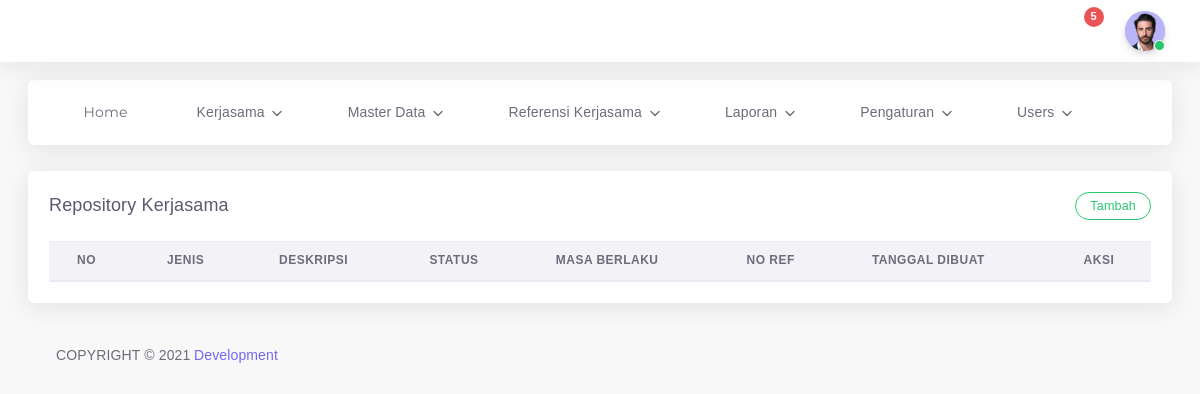
The page /admin/kerjasama.php (signed in) on the database as committed earlier.
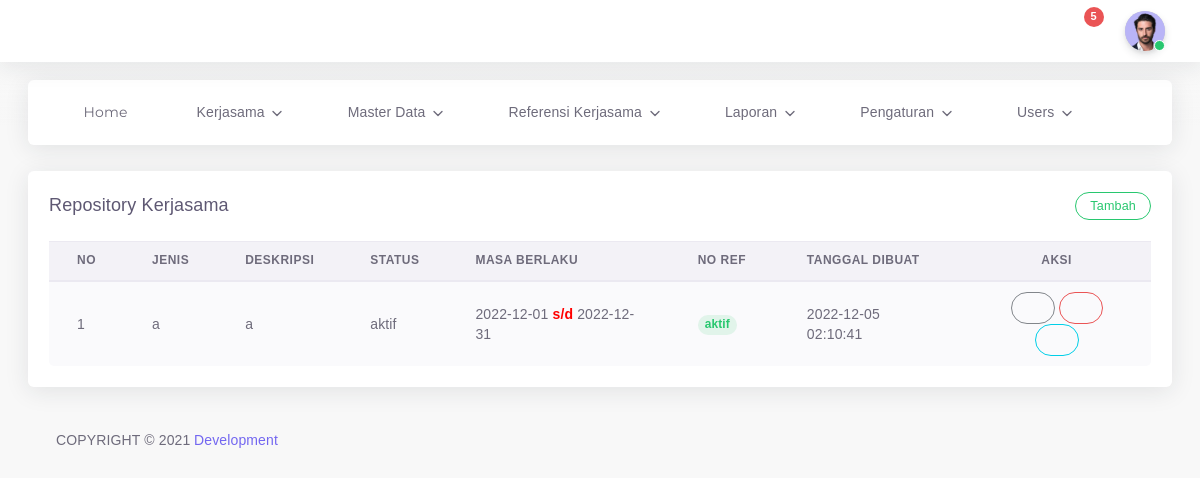
The same page on the database as committed later.
### tables this page shows
CREATE TABLE `kerjasama` (
  `id_kerjasama` int(11) NOT NULL,
  `id_jenis_dok` int(11) NOT NULL,
  `judul_kerjasama` varchar(255) NOT NULL,
  `deskripsi_kerjasama` text NOT NULL,
  `id_file` int(11) DEFAULT NULL,
  `status_kerjasama` enum('aktif','nonaktif') NOT NULL,
  `tanggal_awal` date NOT NULL,
  `tanggal_akhir` date NOT NULL,
  `no_ref_kerjasama` varchar(255) NOT NULL,
  `date_created` timestamp NULL DEFAULT current_timestamp(),
  `date_updated` timestamp NULL DEFAULT NULL ON UPDATE current_timestamp()
);

### admin/kerjasama.php (the view, shortened to what this page needs)
<?php
include "header.php";
?>
<div class="app-content content ">
  <div class="content-wrapper container-xxl p-0">
    <div class="row match-height">
      <div class="col-lg-12">
        <div class="card">
          <div class="card-header">
            <h4 class="card-title">Repository Kerjasama</h4>
            <a href="kerjasama_form_add.php" type="button" class="btn btn-outline-success round btn-sm">Tambah</a>
          </div>
          <div class="card-body table-responsive">
            <table id="dataTables" class="table table-striped">
              <thead>
                <tr>
                  <th>No</th>
                  <th>Jenis</th>
                  <th>Deskripsi</th>
                  <th>Status</th>
                  <th>Masa Berlaku</th>
                  <th>No Ref</th>
                  <th>Tanggal Dibuat</th>
                  <th style="text-align:center;">Aksi</th>
                </tr>
              </thead>
              <tbody>
                <?php
											include "config.php";
											$no = 1;
											$data = mysqli_query($kon, "SELECT * FROM kerjasama ORDER BY id_kerjasama ASC");
											while($hasil = mysqli_fetch_array($data)){
											?>
                <tr>
                  <td>
                    <?php echo $no++; ?>
                  </td>
                  <td><?php echo $hasil ['judul_kerjasama'];?></td>
                  <td><?php echo $hasil ['deskripsi_kerjasama'];?></td>
                  <td><?php echo $hasil ['status_kerjasama'];?></td>
                  <td><?php echo $hasil ['tanggal_awal'];?> <strong style="color:red ;">s/d</strong>
                    <?php echo $hasil ['tanggal_akhir'];?>
                  </td>
                  <td><span
                      class="badge badge-pill badge-light-success mr-1 lg"><?php echo $hasil ['status_kerjasama'];?></span>
                  </td>
                  <td><?php echo $hasil ['date_created'];?></td>
                  <td style="text-align:center ;">
                    <a href="#" type="button" class="open_modal btn btn-outline-secondary round btn-sm"
                      data-toggle="modal" data-target="#edit<?php echo $hasil['id_jenis_dok']; ?>"
                      data-bs-toggle="tooltip" data-bs-placement="top" title="Lihat"><i data-feather="eye"></i></a>
                    <a href="#" type="button" class="open_modal btn btn-outline-danger round btn-sm" data-toggle="modal"
                      data-target="#edit<?php echo $hasil['id_jenis_dok']; ?>" data-bs-toggle="tooltip"
                      data-bs-placement="top" title="Hapus"><i data-feather="trash"></i></a>
                    <a href="#" type="button" class="open_modal btn btn-outline-info round btn-sm" data-toggle="modal"
                      data-target="#deleteEmployeeModal<?php echo $hasil['id_jenis_dok']; ?>" data-bs-toggle="tooltip"
                      data-bs-placement="top" title="Edit"><i data-feather="edit"></i></a>
                  </td>
                </tr>
                <?php
									}
									?>
              </tbody>
            </table>
          </div>
        </div>
      </div>
    </div>
  </div>
  <div class="drag-target"></div>
  <?php include "footer.php";?>
  </body>
  </html>

### admin/header.php (shortened to what this page needs)
<!DOCTYPE html>
<html class="loading" lang="en" data-textdirection="ltr">
  <head>
    <link rel="stylesheet" type="text/css" href="../vendor/app-assets/css/pages/page-auth.css">
    <link rel="stylesheet" type="text/css" href="../vendor/app-assets/css/plugins/forms/form-validation.css">
    <link rel="stylesheet" type="text/css" href="../vendor/app-assets/vendors/css/vendors.min.css">
    <link rel="stylesheet" type="text/css" href="../vendor/app-assets/vendors/css/charts/apexcharts.css">
    <link rel="stylesheet" type="text/css" href="../vendor/app-assets/css/bootstrap.css">
    <link rel="stylesheet" type="text/css" href="../vendor/app-assets/css/bootstrap-extended.css">
    <link rel="stylesheet" type="text/css" href="../vendor/app-assets/css/colors.css">
    <link rel="stylesheet" type="text/css" href="../vendor/app-assets/css/components.css">
    <link rel="stylesheet" type="text/css" href="../vendor/app-assets/css/themes/dark-layout.css">
    <link rel="stylesheet" type="text/css" href="../vendor/app-assets/css/themes/bordered-layout.css">
    <link rel="stylesheet" type="text/css" href="../vendor/app-assets/css/themes/semi-dark-layout.css">
    <link rel="stylesheet" type="text/css" href="../vendor/app-assets/css/core/menu/menu-types/horizontal-menu.css">
    <link rel="stylesheet" type="text/  css" href="../vendor/app-assets/css/pages/dashboard-ecommerce.css">
    <link rel="stylesheet" type="text/css" href="../vendor/app-assets/css/plugins/charts/chart-apex.css">
    <link rel="stylesheet" type="text/css" href="../vendor/assets/css/style.css">
    <link rel="stylesheet" type="text/css" href="../vendor/app-assets/vendors/css/forms/select/select2.min.css">
    <link rel="stylesheet" type="text/css" href="../vendor/app-assets/vendors/css/pickers/pickadate/pickadate.css">
    <link rel="stylesheet" type="text/css" href="../vendor/app-assets/vendors/css/pickers/flatpickr/flatpickr.min.css">
    <link rel="stylesheet" href="../plugins/datatables-bs4/css/dataTables.bootstrap4.min.css">
    <link rel="stylesheet" href="../plugins/datatables-responsive/css/responsive.bootstrap4.min.css">
    <link rel="stylesheet" type="text/css" href="../vendor/app-assets/vendors/css/file-uploaders/dropzone.min.css">
    <link rel="stylesheet" type="text/css" href="../vendor/app-assets/css/plugins/forms/form-file-uploader.css">
  </head>
  <body class="horizontal-layout horizontal-menu  navbar-floating footer-static  " data-open="hover"
    data-menu="horizontal-menu" data-col="">
    <nav class="header-navbar navbar-expand-lg navbar navbar-fixed align-items-center navbar-shadow navbar-brand-center"
      data-nav="brand-center">
      <div class="navbar-container d-flex content">
        <ul class="nav navbar-nav align-items-center ml-auto">
          <li class="nav-item d-none d-lg-block">
            <a class="nav-link nav-link-style">
              <i class="ficon" data-feather="moon"></i>
            </a>
          </li>
          <li class="nav-item dropdown dropdown-notification mr-25">
            <a class="nav-link" href="javascript:void(0);" data-toggle="dropdown">
              <i class="ficon" data-feather="bell"></i>
              <span class="badge badge-pill badge-danger badge-up">5</span></a>
          </li>
          <li class="nav-item dropdown dropdown-user">
            <a class="nav-link dropdown-toggle dropdown-user-link" id="dropdown-user" href="javascript:void(0);"
              data-toggle="dropdown" aria-haspopup="true" aria-expanded="false">
              <div class="user-nav d-sm-flex d-none">
              </div>
              <span class="avatar"><img class="round" src="../vendor/app-assets//images/portrait/small/avatar-s-11.jpg"
                  alt="avatar" height="40" width="40">
                <span class="avatar-status-online"></span></span>
            </a>
          </li>
        </ul>
      </div>
    </nav>
    <?php include 'menu.php';
?>

### admin/menu.php (shortened to what this page needs)
<div class="horizontal-menu-wrapper">
  <div
    class="header-navbar navbar-expand-sm navbar navbar-horizontal floating-nav navbar-light navbar-shadow menu-border container-xxl"
    role="navigation" data-menu="menu-wrapper" data-menu-type="floating-nav">
    <div class="navbar-container main-menu-content" data-menu="menu-container">
      <ul class="nav navbar-nav" id="main-menu-navigation" data-menu="menu-navigation">
        <li class="" data-menu="" <?php if (isset($_GET["home"])){echo 'class="active"';}?>>
          <a class="dropdown-item d-flex align-items-center" href="home.php?home">
            <i data-feather="home"></i>
            <span data-i18n="Documentation">Home</span>
          </a>
        </li>
        <li class="dropdown nav-item" data-menu="dropdown"
          <?php if (isset($_GET["kerjasama"])){echo 'class="active"';}?>>
          <a class="dropdown-toggle nav-link d-flex align-items-center" data-toggle="dropdown">
            <i data-feather='folder-plus'></i>
            <span data-i18n="Misc">Kerjasama</span></a>
        </li>
        <li class="dropdown nav-item" data-menu="dropdown"
          <?php if (isset($_GET["master"])){echo 'class="active"';}?>>
          <a class="dropdown-toggle nav-link d-flex align-items-center" data-toggle="dropdown">
            <i data-feather="box"></i>
            <span data-i18n="Misc">Master Data</span></a>
        </li>
        <li class="dropdown nav-item" data-menu="dropdown">
          <a class="dropdown-toggle nav-link d-flex align-items-center" href="#" data-toggle="dropdown">
            <i data-feather="paperclip"></i>
            <span data-i18n="Misc">Referensi Kerjasama</span></a>
        </li>
        <li class="dropdown nav-item" data-menu="dropdown">
          <a class="dropdown-toggle nav-link d-flex align-items-center" href="#" data-toggle="dropdown">
            <i data-feather="database"></i>
            <span data-i18n="Misc">Laporan</span></a>
        </li>
        <li class="dropdown nav-item" data-menu="dropdown">
          <a class="dropdown-toggle nav-link d-flex align-items-center" href="#" data-toggle="dropdown">
            <i data-feather="settings"></i>
            <span data-i18n="Misc">Pengaturan</span></a>
        </li>
        <li class="dropdown nav-item" data-menu="dropdown">
          <a class="dropdown-toggle nav-link d-flex align-items-center" href="#" data-toggle="dropdown">
            <i data-feather="settings"></i>
            <span data-i18n="Misc">Users</span></a>
        </li>
      </ul>
    </div>
  </div>
</div>

### admin/footer.php (shortened to what this page needs)
<footer class="footer footer-static footer-light">
  <p class="clearfix mb-0"><span class="float-md-left d-block d-md-inline-block mt-25">COPYRIGHT &copy; 2021<a
        class="ml-25" href="#" target="_blank">Development</a></span></p>
</footer>

### admin/header.php (style rules this page uses)
.nav-item .nav-link { font-size: 14px; font-weight: 500; font-family: Rubik, sans-serif; }
.navbar-floating, .label { font-size: 14px; font-weight: 400; font-family: Rubik, sans-serif; }

Rows that differ between the two databases and show on the page:
added kerjasama: judul_kerjasama "a", deskripsi_kerjasama "a", status_kerjasama "aktif", tanggal_awal "2022-12-01", tanggal_akhir "2022-12-31", date_created "2022-12-05 02:10:41"
